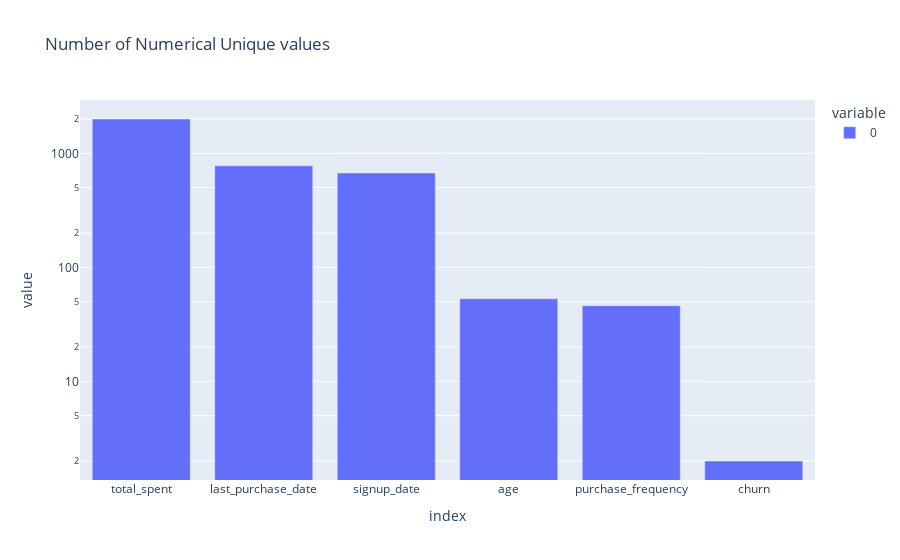

Notebook code for this chart:
### Code cell
# Visualize unique values for num columns
unique = customer.select_dtypes(exclude="object").nunique()

fig = px.bar(unique, log_y=True, title="Number of Numerical Unique values")
fig.update_xaxes(categoryorder="total descending")
fig.show()

### Figure 1 — Plotly figure (JSON) as saved in the notebook; plotly's stock layout.template omitted (floating-point values rounded to 4 significant figures)
{"data": [{"hovertemplate": "variable=0<br>index=%{x}<br>value=%{y}<extra></extra>", "legendgroup": "0", "marker": {"color": "#636efa", "pattern": {"shape": ""}}, "name": "0", "orientation": "v", "showlegend": true, "textposition": "auto", "type": "bar", "x": ["age", "signup_date", "last_purchase_date", "total_spent", "purchase_frequency", "churn"], "xaxis": "x", "y": [53, 673, 776, 1999, 46, 2], "yaxis": "y"}], "layout": {"barmode": "relative", "legend": {"title": {"text": "variable"}, "tracegroupgap": 0}, "title": {"text": "Number of Numerical Unique values"}, "xaxis": {"anchor": "y", "categoryorder": "total descending", "domain": [0, 1], "title": {"text": "index"}}, "yaxis": {"anchor": "x", "domain": [0, 1], "title": {"text": "value"}, "type": "log"}}}
